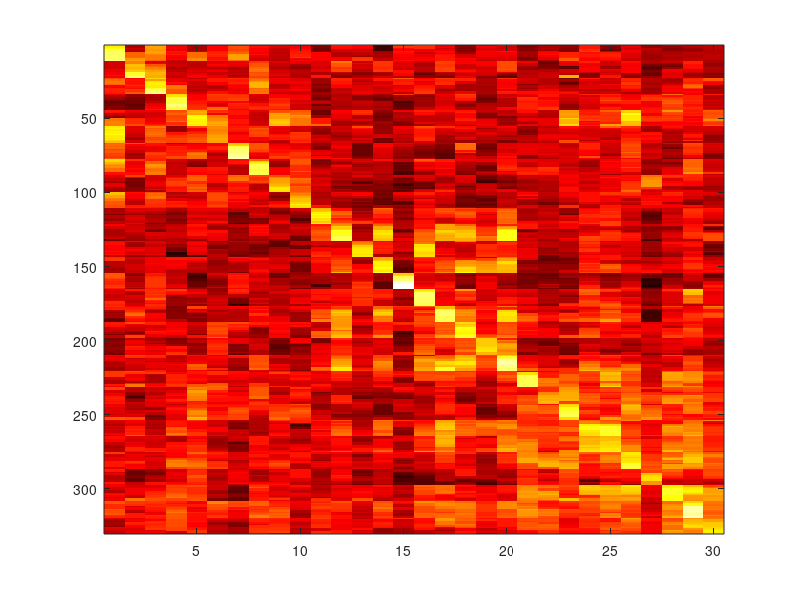
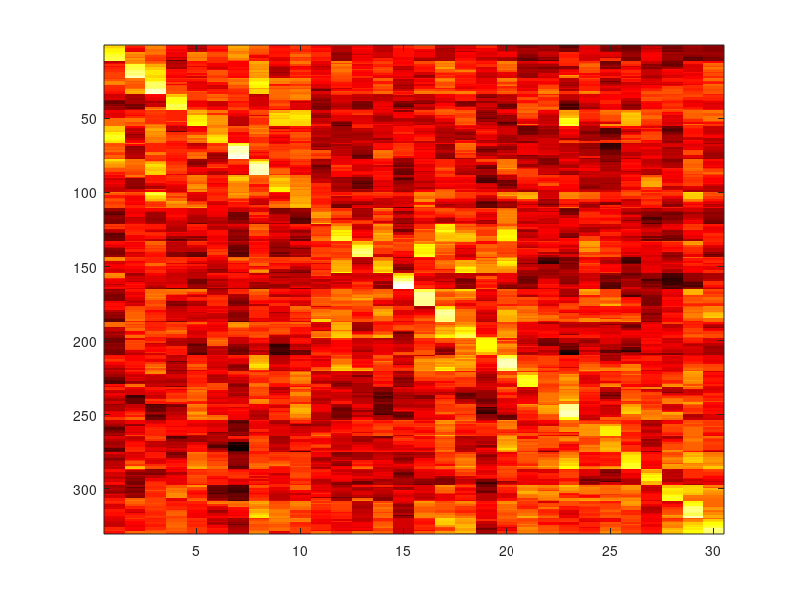
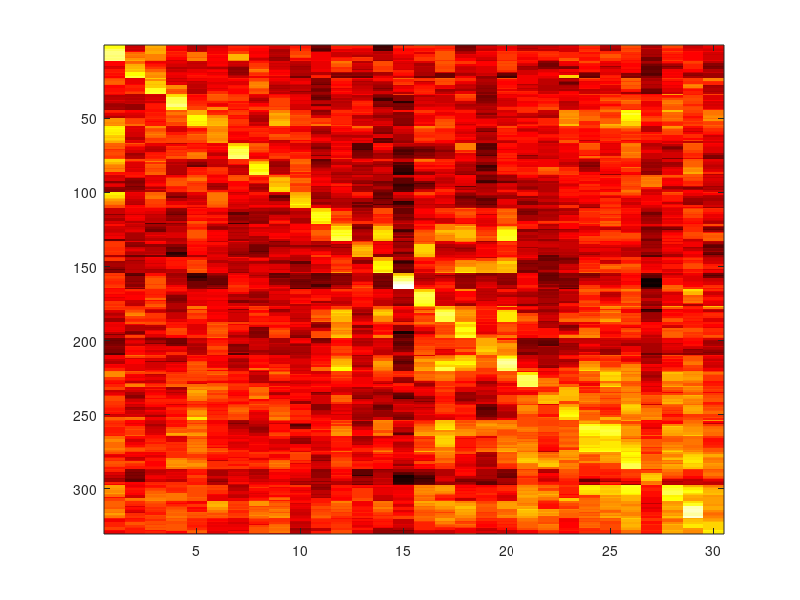
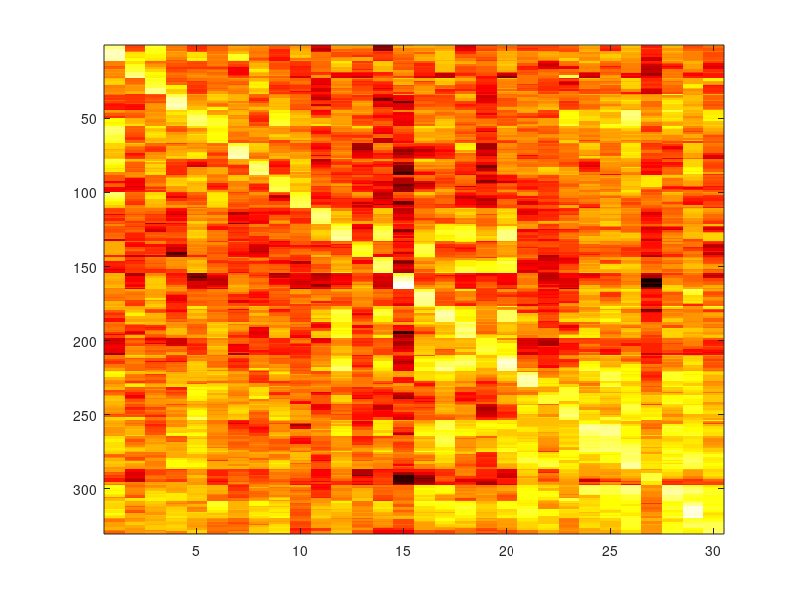

Source code (MATLAB) for these figures, in order: (Note: this script raises an error after producing the figures.)
clear all;
close all;

data_OMSM_GDS = load('conf_OMSM_GDS.mat');
data_OMSM = load('conf_OMSM.mat');
data_GDS = load('conf_GDS.mat');

figure
colormap('hot')
imagesc(data_OMSM_GDS.confusion)

figure
colormap('hot')
imagesc(data_OMSM.confusion)

figure
colormap('hot')
imagesc(data_GDS.confusion)


% data_OMSM_GDS.confusion

% data_OMSM.confusion

% data_GDS.confusion

n_data_GDS = log(data_GDS.confusion);
figure
colormap('hot')
imagesc(n_data_GDS)

n_data_OMSM = exp(data_GDS.confusion);
figure
colormap('hot')
imagesc(n_data_OMSM)


colormap('hot')
t = tiledlayout(1,3);
nexttile
imagesc(n_data_GDS)
nexttile
imagesc(data_OMSM.confusion)
nexttile
imagesc(n_data_OMSM)



